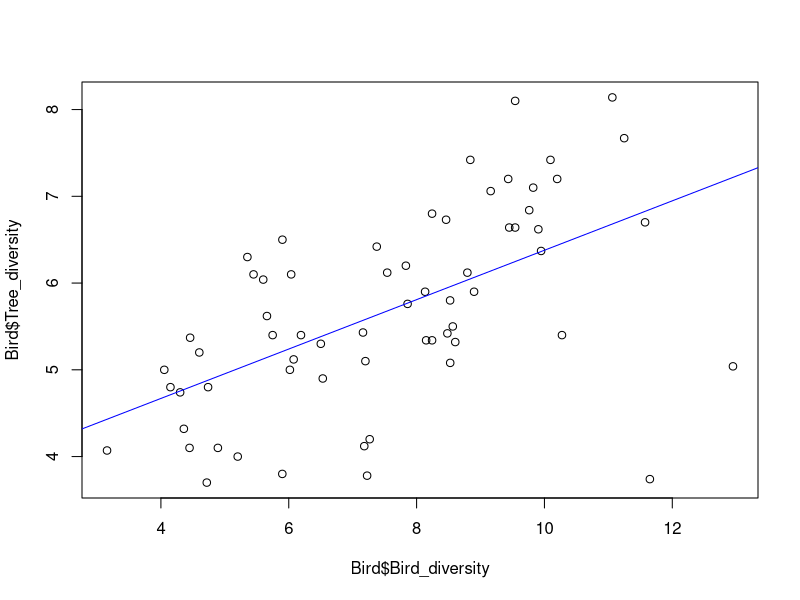

Generate this figure with R:
## ---- chunk 1
Bird<-read.csv("Bird.csv")
Bird[1:5,]
## ---- chunk 2
Bird.Distance<-as.matrix(dist(cbind(Bird$Lon_x,Bird$Lat_y)))
Bird.Distance[1:5,1:5]

## ---- chunk 3

Bird.Inverse.Distance<-1/Bird.Distance
Bird.Inverse.Distance[1:5,1:5]

## ---- chunk 4
diag(Bird.Inverse.Distance)=0
Bird.Inverse.Distance[1:5,1:5]
## ---- chunk 5
install.packages("ape")
## ---- chunk 6
library(ape)
?Moran.I
## ---- chunk 7
Moran.I(Bird$Bird_diversity,Bird.Inverse.Distance)
## ---- chunk 8
plot(Bird$Bird_diversity,Bird$Tree_diversity)

Linear.Model<-glm(Bird$Tree_diversity~Bird$Bird_diversity)

summary(Linear.Model)

abline(Linear.Model, col="blue")

## ---- chunk 9
Linear.Model$residuals
## ---- chunk 10
Moran.I(Linear.Model$residuals, Bird.Inverse.Distance)
